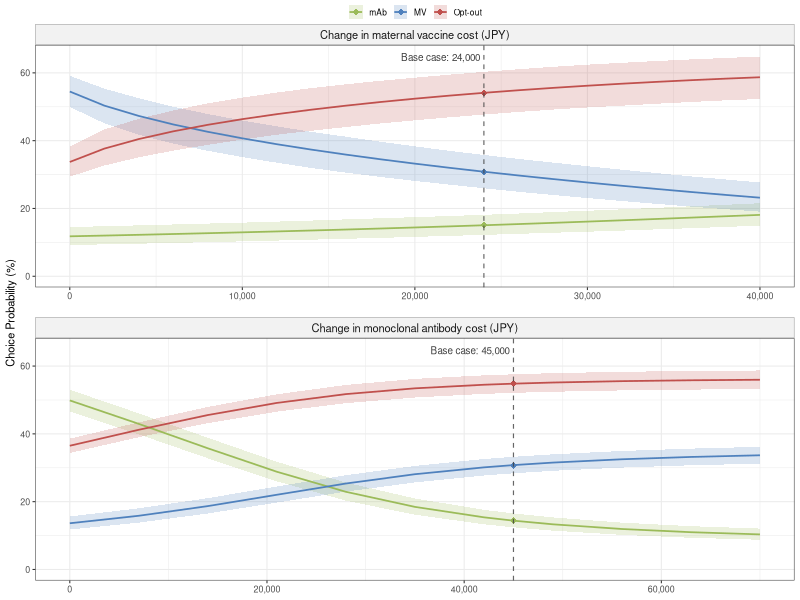

Source code (R):
# ===========================================================================
# Title: 25_hcm_costCont_ranCoeff_choiceProb_comPlot.r
# Date: 2026-09-04
# ===========================================================================

# ------------------------------------------------------------------------
# SECTION 1: Load library
# ------------------------------------------------------------------------

library(here)
library(dplyr)
library(ggplot2)

# ------------------------------------------------------------------------
# SECTION 2: Load and combine choice-probability results
# ------------------------------------------------------------------------

df_mvCost <- read.csv(here("data", "choiceProb_mvCost.csv"))
df_mabCost <- read.csv(here("data", "choiceProb_mabCost.csv"))

df_plot <- bind_rows(
    df_mvCost %>% mutate(
        CostType = "Change in maternal vaccine cost (JPY)",
        base_cost = 24000
    ),
    df_mabCost %>% mutate(
        CostType = "Change in monoclonal antibody cost (JPY)",
        base_cost = 45000
    )
) %>%
    mutate(
        Cost = Cost * 100000,
        across(Mean:Upper_UI, ~ .x * 100),
        CostType = factor(
            CostType,
            levels = c(
                "Change in maternal vaccine cost (JPY)",
                "Change in monoclonal antibody cost (JPY)"
            )
        )
    )

base_cases <- df_plot %>%
    distinct(CostType, base_cost) %>%
    mutate(
        label = paste0("Base case: ", format(base_cost, big.mark = ","))
    )

y_max <- ceiling(max(df_plot$Upper_UI, na.rm = TRUE) / 5) * 5

# ------------------------------------------------------------------------
# SECTION 3: Create combined figure
# ------------------------------------------------------------------------

color_manual <- c(
    "MV" = "#4F81BD",
    "mAb" = "#9BBB59",
    "Opt-out" = "#C0504D"
)

choiceProb_combined <- ggplot(
    df_plot,
    aes(x = Cost, y = Mean, color = Alt, group = Alt)
) +
    geom_ribbon(
        aes(ymin = Lower_UI, ymax = Upper_UI, fill = Alt),
        alpha = 0.2,
        color = NA
    ) +
    geom_line(linewidth = 0.6) +
    geom_point(
        data = df_plot %>%
            semi_join(base_cases, by = c("CostType", "Cost" = "base_cost")),
        aes(),
        size = 2,
        shape = 18
    ) +
    geom_vline(
        data = base_cases,
        aes(xintercept = base_cost),
        linetype = "dashed",
        color = "#404040",
        linewidth = 0.4,
        alpha = 0.8
    ) +
    geom_text(
        data = base_cases,
        aes(
            x = base_cost,
            y = y_max * 0.995,
            label = label
        ),
        hjust = 1.05,
        vjust = 0.5,
        size = 2.5,
        color = "#404040",
        inherit.aes = FALSE
    ) +
    facet_wrap(
        ~ CostType,
        ncol = 1,
        scales = "free_x",
        strip.position = "top"
    ) +
    labs(
        x = NULL,
        y = "Choice Probability (%)"
    ) +
    scale_color_manual(values = color_manual) +
    scale_fill_manual(values = color_manual) +
    scale_x_continuous(labels = scales::comma) +
    coord_cartesian(ylim = c(0, y_max)) +
    theme_bw(base_size = 8) +
    theme(
        legend.position = "top",
        legend.margin = margin(t = -1, b = -5),
        legend.key.size = grid::unit(0.4, "cm"),
        legend.title = element_blank(),
        legend.text = element_text(size = 6),
        strip.background = element_rect(fill = "grey95", color = "grey60"),
        strip.text = element_text(size = 8),
        panel.spacing = grid::unit(0.8, "lines")
    )

# ------------------------------------------------------------------------
# SECTION 4: Save figure
# ------------------------------------------------------------------------

ggsave(
    here("figs", "choiceProb_combCost_linePlot.png"),
    plot = choiceProb_combined,
    width = 10,
    height = 12,
    units = "cm",
    dpi = 600
)
